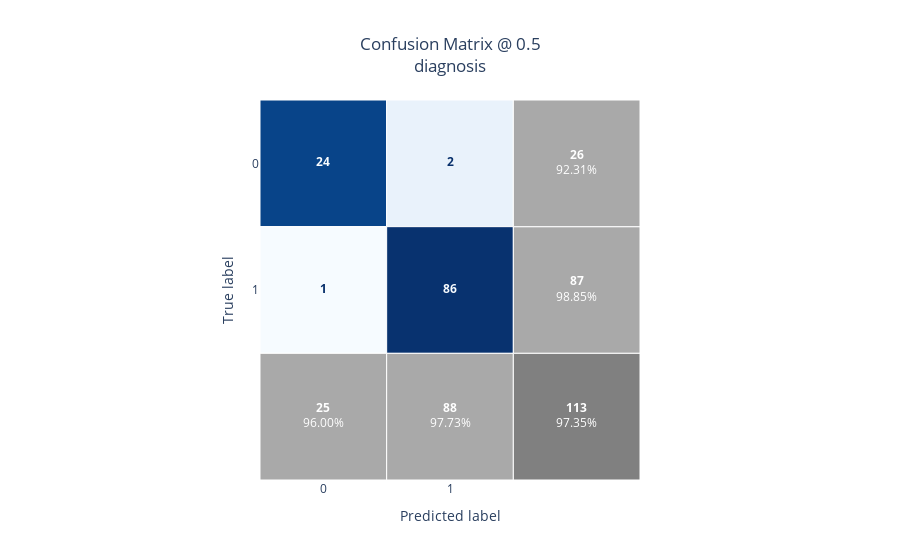

The cell this chart's notebook holds for it:
### Code cell
figures['confusion_matrix']

### Figure 1 — Plotly figure (JSON) as saved in the notebook; plotly's stock layout.template omitted (floating-point values rounded to 4 significant figures)
{"data": [{"hoverinfo": "text", "hovertext": ["True label: 1<br>Predicted label: 0<br>Count: 1", "True label: 1<br>Predicted label: 1<br>Count: 86", "True label: 0<br>Predicted label: 0<br>Count: 24", "True label: 0<br>Predicted label: 1<br>Count: 2", "<b>Predicted label: 0</b><br>Count: 25<br>NPV: 96.00%", "<b>Predicted label: 1</b><br>Count: 88<br>PPV: 97.73%", "<b>True label: 0</b><br>Count: 26<br>Specificity: 92.31%", "<b>True label: 1</b><br>Count: 87<br>Sensitivity: 98.85%", "<b>Total</b><br>Count: 113<br>Accuracy: 97.35%"], "mode": "text", "text": ["<b>1</b>", "<b>86</b>", "<b>24</b>", "<b>2</b>", "<b>25</b><br>96.00%", "<b>88</b><br>97.73%", "<b>26</b><br>92.31%", "<b>87</b><br>98.85%", "<b>113</b><br>97.35%"], "textfont": {"color": ["rgb(8,48,107)", "rgb(248,252,256)", "rgb(248,252,256)", "rgb(8,48,107)", "White", "White", "White", "White", "White"]}, "type": "scatter", "x": [0.5, 1.5, 0.5, 1.5, 0.5, 1.5, 2.5, 2.5, 2.5], "y": [1.5, 1.5, 2.5, 2.5, 0.5, 0.5, 2.5, 1.5, 0.5]}], "layout": {"hovermode": "closest", "shapes": [{"fillcolor": "rgb(8,68,137)", "layer": "below", "line": {"color": "White", "width": 1}, "type": "rect", "x0": 0, "x1": 1, "y0": 3, "y1": 2}, {"fillcolor": "rgb(233,242,251)", "layer": "below", "line": {"color": "White", "width": 1}, "type": "rect", "x0": 1, "x1": 2, "y0": 3, "y1": 2}, {"fillcolor": "rgb(246,251,255)", "layer": "below", "line": {"color": "White", "width": 1}, "type": "rect", "x0": 0, "x1": 1, "y0": 2, "y1": 1}, {"fillcolor": "rgb(8,50,111)", "layer": "below", "line": {"color": "White", "width": 1}, "type": "rect", "x0": 1, "x1": 2, "y0": 2, "y1": 1}, {"fillcolor": "DarkGray", "layer": "below", "line": {"color": "White", "width": 1}, "type": "rect", "x0": 0, "x1": 1, "y0": 0, "y1": 1}, {"fillcolor": "DarkGray", "layer": "below", "line": {"color": "White", "width": 1}, "type": "rect", "x0": 2, "x1": 3, "y0": 1, "y1": 2}, {"fillcolor": "DarkGray", "layer": "below", "line": {"color": "White", "width": 1}, "type": "rect", "x0": 1, "x1": 2, "y0": 0, "y1": 1}, {"fillcolor": "DarkGray", "layer": "below", "line": {"color": "White", "width": 1}, "type": "rect", "x0": 2, "x1": 3, "y0": 2, "y1": 3}, {"fillcolor": "Gray", "layer": "below", "line": {"color": "White", "width": 1}, "type": "rect", "x0": 2, "x1": 3, "y0": 0, "y1": 1}], "title": {"text": "Confusion Matrix @ 0.5<br>diagnosis", "x": 0.5, "xref": "paper"}, "xaxis": {"constrain": "domain", "range": [0, 3], "showgrid": false, "showline": false, "ticktext": [0, 1], "tickvals": [0.5, 1.5], "title": {"text": "Predicted label"}, "zeroline": false}, "yaxis": {"range": [0, 3], "scaleanchor": "x", "scaleratio": 1, "showgrid": false, "showline": false, "ticktext": [1, 0], "tickvals": [1.5, 2.5], "title": {"text": "True label"}, "zeroline": false}}}
